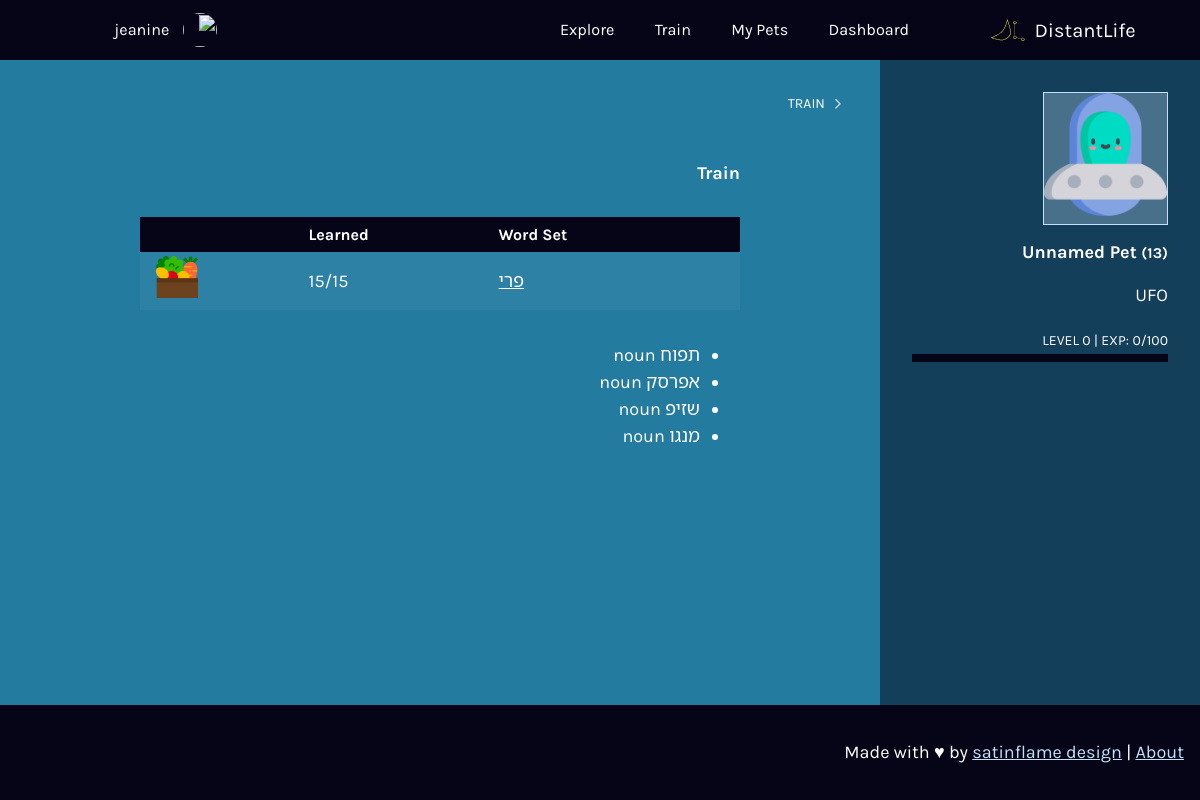
The page /train (signed in) on the database its author committed.
### tables this page shows
CREATE TABLE `word_sets` (
  `id` integer,
  `imgsrc` varchar(255), set_name varchar, language_id integer,
  PRIMARY KEY(id)
);

CREATE TABLE `words` (
  `id` integer,
  `wordstr` varchar(255),
  `audiopath` varchar(255),
  `language_id` integer,
  `type` integer, pronunciation varchar,
  PRIMARY KEY(id)
);

CREATE TABLE `word_type` (
  `id` integer,
  `type` varchar(255),
  PRIMARY KEY(id)
);

### application.py (the view)
@app.route("/train")
@login_required
def train():
    words = db.execute("SELECT words.wordstr, words.pronunciation, word_type.type FROM words JOIN word_set_words ON word_set_words.word_id = words.id JOIN word_type ON words.type = word_type.id where word_set_words.word_set_id = 1")
    sets = db.execute("SELECT id, set_name, imgsrc FROM word_sets WHERE language_id = 2")
    return render_template("train.html", words=words, sets=sets)

### application.py (called while the page is built)
@app.after_request
def after_request(response):
    response.headers["Cache-Control"] = "no-cache, no-store, must-revalidate"
    response.headers["Expires"] = 0
    response.headers["Pragma"] = "no-cache"
    return response

### helpers.py (called while the page is built)
def login_required(f):
    @wraps(f)
    def decorated_function(*args, **kwargs):
        if session.get("user_id") is None:
            return redirect("/login")
        return f(*args, **kwargs)
    return decorated_function

### templates/train.html (shortened to what this page needs)
{% extends "layout.html" %}
{% block main %}
<header><h1>{{title_s}}</h1></header>
<table class="table-responsive-stack">
  <thead>
    <tr>
      <th class="table-icon">
      </th>
      <th>Word Set</th>
      <th>Learned</th>
      <th><span class="sr-only">Icon</span></th>
   </tr>
  </thead>
  <tbody>
    {% for set in sets %}
     <tr>
        <td class="table-icon">
        </td>
        <td><a href="/train/set/{{set.id}}">{{set.set_name}}</a></td>
        <td>15/15</td>
        <td><img src="{{ url_for('static', filename=set.imgsrc) }}" alt="{{set.set_name}}"></td>
     </tr>
     {% endfor %}
  </tbody>
</table>
<ul>
{% for word in words %}
  <li>{{word.wordstr}} {{ word.type}}</li>
{% endfor %}
</ul>
{% endblock %}

### static/proj04.css (style rules this page uses)
table { border-collapse:collapse }
img { height:auto;max-width:100%;width:auto }
body { background-color:#247ba0 }
a { color:#c4e0f9 }
.secondary-main h1,.secondary-main h2 { font-size:18px;margin-bottom:0 }
body { align-items:center;display:flex;flex-direction:column;justify-content:center;margin:0;min-height:100vh;padding:0 }
* { box-sizing:border-box }
.theme-inversed a:not(.btn),.theme-inversed dl,.theme-inversed h1,.theme-inversed h2,.theme-inversed h3,.theme-inversed h4,.theme-inversed h5,.theme-inversed h6,.theme-inversed ol,.theme-inversed p,.theme-inversed ul { color:#fff }
body { font-family:Karla,Noto Sans Hebrew,sans-serif;font-size:18px;font-weight:400;line-height:27px }
.h1,h1 { font-size:67.5px }
.h1,.h2,h1,h2 { color:#fff;font-family:Karla,Noto Sans Hebrew,sans-serif;font-weight:700;line-height:1.3;margin-bottom:32px;margin-top:0 }
table { margin-bottom:32px;margin-top:32px;width:100% }
tbody td,tbody th,thead td,thead th { color:#fff;padding:4px 16px;text-align:left }
@media (min-width:768px) { tbody td.table-icon,tbody th.table-icon,thead td.table-icon,thead th.table-icon { text-align:center;width:50px } }
thead th { background-color:#050517;font-size:1rem }
tbody tr td { background-color:rgba(5,5,23,.05) }
tbody tr:nth-child(odd) td { background-color:rgba(196,224,249,.05) }

### rows shown on the page
word_sets: set_name "פרי", imgsrc (picture)
words: wordstr "תפוח", type "noun"
words: wordstr "אפרסק", type "noun"
words: wordstr "שזיפ", type "noun"
words: wordstr "מנגו", type "noun"

### other values the page prints
{{ username }} "jeanine"
{{ title_s }} "TRAIN"
{{ title_s }} "Train"
{{ session["active_pet"]["name"] }} "Unnamed Pet"
{{ session["active_pet"]["id"] }} "13"
{{ session["active_pet"]["type"] }} "UFO"
{{ session["active_pet"]["exp"] // 100 }} "0"
{{ session["active_pet"]["exp"] % 100 }} "0"
